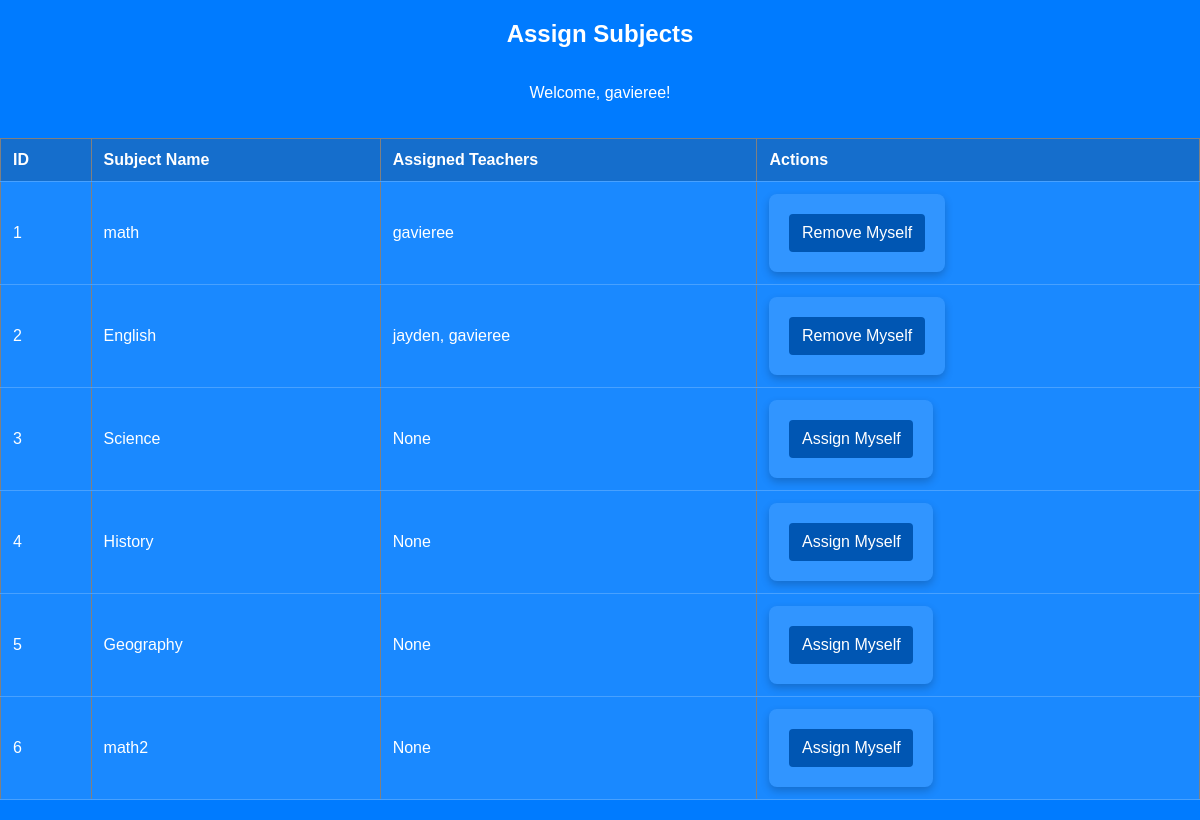
Screenshot of /AdminFunctions/assign_subjects.php (signed in) with the database file from the repository.
### tables this page shows
CREATE TABLE `subjects` (
  `id` int(11) NOT NULL,
  `subject_name` varchar(255) NOT NULL,
  `teacher_id` varchar(255) DEFAULT NULL
);

### config.php (called while the page is built, shortened)
<?php
class DatabaseConnection
{
    private $host = 'localhost';
    private $dbname = 'schooldatabase';
    private $username = 'root';
    private $password = '';
    private $pdo;
    private function connect()
    {
        try {
            $dsn = "mysql:host={$this->host};dbname={$this->dbname};charset=utf8";
            $this->pdo = new PDO($dsn, $this->username, $this->password);
            $this->pdo->setAttribute(PDO::ATTR_ERRMODE, PDO::ERRMODE_EXCEPTION);
        } catch (PDOException $e) {
            $this->handleError($e->getMessage());
        }
    }
    public function getPdo()
    {
        return $this->pdo;
    }
}
?>

### AdminFunctions/assign_subjects.php (the view, shortened to what this page needs)
<?php
require_once '../config.php';
$db = new DatabaseConnection();
$username = $_SESSION['username'] ?? 'Unknown User';
function fetchTeacherId($pdo, $username) {
    $stmt = $pdo->prepare("SELECT id FROM users WHERE username = :username AND role_id = 3");
    $stmt->bindParam(':username', $username);
    $stmt->execute();
    return $stmt->fetchColumn();
}
$logged_in_teacher_id = fetchTeacherId($db->getPdo(), $username);
function fetchSubjects($pdo) {
    $stmt = $pdo->prepare("SELECT * FROM subjects");
    $stmt->execute();
    return $stmt->fetchAll(PDO::FETCH_ASSOC);
}
function getAssignedTeachers($teacher_ids, $pdo) {
    if (empty($teacher_ids)) return "None";
    $ids = implode(',', array_map('intval', explode(',', $teacher_ids)));
    $stmt = $pdo->prepare("SELECT username FROM users WHERE id IN ($ids)");
    $stmt->execute();
    return implode(', ', $stmt->fetchAll(PDO::FETCH_COLUMN));
}
$subjects = fetchSubjects($db->getPdo());
?>
<!DOCTYPE html>
<html lang="en">
<head>
    <link rel="stylesheet" href="../style.css">
</head>
<body>
    <h2>Assign Subjects</h2>
    <p>Welcome, <?php echo htmlspecialchars($username); ?>!</p>
    <table border="1">
        <tr>
            <th>ID</th>
            <th>Subject Name</th>
            <th>Assigned Teachers</th>
            <th>Actions</th>
        </tr>
        <?php foreach ($subjects as $subject): ?>
            <?php $teacher_ids = $subject['teacher_id'] ?? '';  ?>
            <tr>
                <td><?php echo $subject['id']; ?></td>
                <td><?php echo $subject['subject_name']; ?></td>
                <td><?php echo getAssignedTeachers($teacher_ids, $db->getPdo()); ?></td>
                <td>
                    <?php if (strpos($teacher_ids, (string)$logged_in_teacher_id) !== false): ?>
                        <form action="assign_subjects.php" method="POST" style="display:inline-block;">
                            <button type="submit" name="remove_subject">Remove Myself</button>
                        </form>
                    <?php else: ?>
                        <form action="assign_subjects.php" method="POST" style="display:inline-block;">
                            <button type="submit" name="assign_subject">Assign Myself</button>
                        </form>
                    <?php endif; ?>
                </td>
            </tr>
        <?php endforeach; ?>
    </table>
</body>
</html>

### style.css (style rules this page uses)
body { background-color: #007BFF; color: white; font-family: Arial, sans-serif; margin: 0; padding: 0; display: flex; justify-content: center; align-items: center; min-height: 100vh; flex-direction: column; }
h2 { color: white; margin-bottom: 20px; }
table { width: 100%; border-collapse: collapse; margin: 20px 0; background-color: rgba(255, 255, 255, 0.1); }
table th, table td { padding: 12px; border-bottom: 1px solid rgba(255, 255, 255, 0.2); text-align: left; color: white; }
table th { background-color: rgba(0, 0, 0, 0.2); }
button { background-color: #0056b3; color: white; border: none; padding: 10px 15px; border-radius: 4px; cursor: pointer; font-size: 14px; margin-right: 5px; }
form { background-color: rgba(255, 255, 255, 0.1); padding: 20px; border-radius: 8px; box-shadow: 0 4px 8px rgba(0, 0, 0, 0.2); }
form button { width: 100%; padding: 10px; border: none; border-radius: 4px; background-color: #0056b3; color: white; font-size: 16px; cursor: pointer; }

### rows the page displays
subjects: id "1", subject_name "math", Pdo "gavieree"
subjects: id "2", subject_name "English", Pdo "jayden, gavieree"
subjects: id "3", subject_name "Science", teacher "None"
subjects: id "4", subject_name "History", teacher "None"
subjects: id "5", subject_name "Geography", teacher "None"
subjects: id "6", subject_name "math2", teacher "None"

### other values shown
$username "gavieree"
